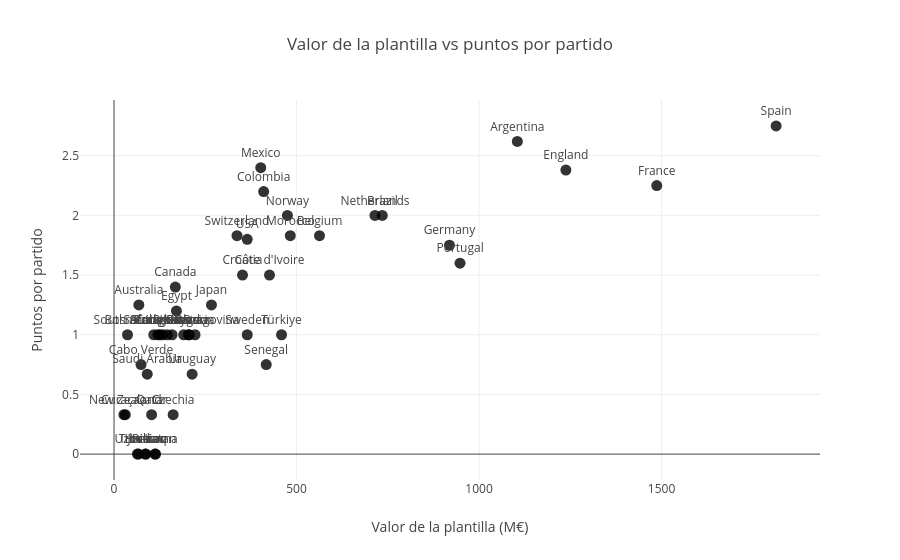

Source (notebook cell):
### Markdown cell above
como un último apunte, ahora que hemos visto que el valor de mercado no acaba de explicar bien del todo ni el rendimiento individual ni las valoraciones individuales; vamos a agrupar por selecciiones y ver que pasa

### Code cell
def corr_valor_puntos_por_seleccion():
    # me cojo las columnas que me interesan que son el resultado y el um de goles y los concateno una debajo de otra en un df (asi se pueden calcular los puntos de cada seleccion ya se alocal o visitante)
    local = partidos[["seleccion_local", "marcador_local", "marcador_visitante"]]
    local.columns = ["seleccion", "goles_favor", "goles_contra"]

    visitante = partidos[["seleccion_visitante", "marcador_visitante", "marcador_local"]]
    visitante.columns = ["seleccion", "goles_favor", "goles_contra"]

    resultados = pd.concat([local, visitante])

    #ahora que ya tengo el df calculo para cada partidos los puntos que se llevaria cada equupo
    # victoria = 3 puntos, empate = 1, derrota = 0
    resultados["puntos"] = 0
    resultados.loc[resultados["goles_favor"] > resultados["goles_contra"], "puntos"] = 3
    resultados.loc[resultados["goles_favor"] == resultados["goles_contra"], "puntos"] = 1

    #agrupamos por seleccion y contamos los puntos hecho por esa seleccion, num partidos jugados, goles recibidos etc
    tabla_equipos = resultados.groupby("seleccion").agg(
        partidos=("puntos", "size"),
        puntos=("puntos", "sum"),
        goles_contra=("goles_contra", "sum")
    )

    tabla_equipos["puntos_por_partido"] = (tabla_equipos["puntos"] / tabla_equipos["partidos"]).round(2)    #los putos por partido es dividir puntos totales entre nuemro de partidos

    # valor de la plantilla corresponde a la suma del valor de mercado de sus jugadores
    tabla_equipos["valor_plantilla"] = datos_jugadores.groupby("seleccion_nacional")["valor_mercado"].sum().round(0)

    #representar el valor total de la plantilla vs los puntos por partido conseguidos
    fig = px.scatter(
        tabla_equipos.reset_index(),
        x="valor_plantilla",
        y="puntos_por_partido",
        text="seleccion",
        hover_name="seleccion",
        labels={
            "valor_plantilla": "Valor de la plantilla (M€)",
            "puntos_por_partido": "Puntos por partido"
        },
        title="Valor de la plantilla vs puntos por partido"
    )
    fig.update_traces(textposition="top center", marker=dict(size=11, opacity=0.8))
    return fig

corr_valor_puntos_por_seleccion()

### Figure 1 — Plotly figure (JSON) as saved in the notebook; plotly's stock layout.template omitted (floating-point values rounded to 4 significant figures)
{"data": [{"hovertemplate": "<b>%{hovertext}</b><br><br>Valor de la plantilla (M€)=%{x}<br>Puntos por partido=%{y}<br>seleccion=%{text}<extra></extra>", "hovertext": ["Algeria", "Argentina", "Australia", "Austria", "Belgium", "Bosnia and Herzegovina", "Brazil", "Cabo Verde", "Canada", "Colombia", "Congo DR", "Croatia", "Curaçao", "Czechia", "Côte d'Ivoire", "Ecuador", "Egypt", "England", "France", "Germany", "Ghana", "Haiti", "IR Iran", "Iraq", "Japan", "Jordan", "Mexico", "Morocco", "Netherlands", "New Zealand", "Norway", "Panama", "Paraguay", "Portugal", "Qatar", "Saudi Arabia", "Scotland", "Senegal", "South Africa", "South Korea", "Spain", "Sweden", "Switzerland", "Tunisia", "Türkiye", "USA", "Uruguay", "Uzbekistan"], "legendgroup": "", "marker": {"color": "#000001", "opacity": 0.8, "size": 11, "symbol": "circle"}, "mode": "markers+text", "name": "", "orientation": "v", "showlegend": false, "text": ["Algeria", "Argentina", "Australia", "Austria", "Belgium", "Bosnia and Herzegovina", "Brazil", "Cabo Verde", "Canada", "Colombia", "Congo DR", "Croatia", "Curaçao", "Czechia", "Côte d'Ivoire", "Ecuador", "Egypt", "England", "France", "Germany", "Ghana", "Haiti", "IR Iran", "Iraq", "Japan", "Jordan", "Mexico", "Morocco", "Netherlands", "New Zealand", "Norway", "Panama", "Paraguay", "Portugal", "Qatar", "Saudi Arabia", "Scotland", "Senegal", "South Africa", "South Korea", "Spain", "Sweden", "Switzerland", "Tunisia", "Türkiye", "USA", "Uruguay", "Uzbekistan"], "textposition": "top center", "type": "scatter", "x": [222, 1105, 68, 204, 563, 159, 735, 74, 168, 410, 134, 352, 27, 162, 426, 206, 171, 1238, 1487, 919, 191, 64, 146, 114, 267, 87, 402, 483, 715, 31, 475, 112, 126, 948, 103, 91, 109, 417, 37, 120, 1814, 365, 337, 67, 459, 365, 214, 86], "xaxis": "x", "y": [1, 2.62, 1.25, 1, 1.83, 1, 2, 0.75, 1.4, 2.2, 1, 1.5, 0.33, 0.33, 1.5, 1, 1.2, 2.38, 2.25, 1.75, 1, 0, 1, 0, 1.25, 0, 2.4, 1.83, 2, 0.33, 2, 0, 1, 1.6, 0.33, 0.67, 1, 0.75, 1, 1, 2.75, 1, 1.83, 0, 1, 1.8, 0.67, 0], "yaxis": "y"}], "layout": {"legend": {"tracegroupgap": 0}, "title": {"text": "Valor de la plantilla vs puntos por partido"}, "xaxis": {"anchor": "y", "domain": [0, 1], "title": {"text": "Valor de la plantilla (M€)"}}, "yaxis": {"anchor": "x", "domain": [0, 1], "title": {"text": "Puntos por partido"}}}}
